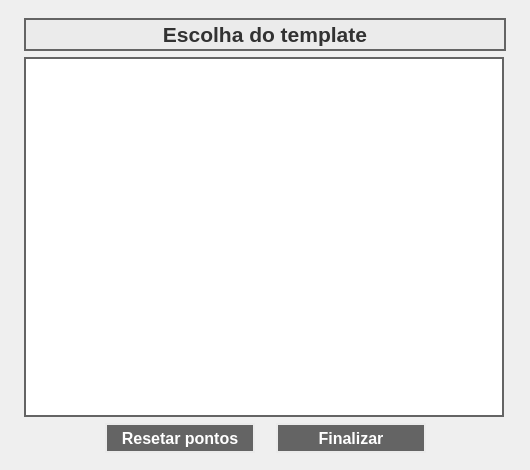
<?xml version="1.0" encoding="UTF-8"?>
<ui version="4.0">
 <class>Dialog</class>
 <widget class="QDialog" name="Dialog">
  <property name="geometry">
   <rect>
    <x>0</x>
    <y>0</y>
    <width>530</width>
    <height>470</height>
   </rect>
  </property>
  <property name="sizePolicy">
   <sizepolicy hsizetype="Fixed" vsizetype="Fixed">
    <horstretch>0</horstretch>
    <verstretch>0</verstretch>
   </sizepolicy>
  </property>
  <property name="minimumSize">
   <size>
    <width>500</width>
    <height>400</height>
   </size>
  </property>
  <property name="maximumSize">
   <size>
    <width>530</width>
    <height>470</height>
   </size>
  </property>
  <property name="windowTitle">
   <string>Dialog</string>
  </property>
  <widget class="QWidget" name="">
   <property name="geometry">
    <rect>
     <x>24</x>
     <y>18</y>
     <width>482</width>
     <height>435</height>
    </rect>
   </property>
   <layout class="QVBoxLayout" name="verticalLayout">
    <item>
     <widget class="QLabel" name="label_33">
      <property name="font">
       <font>
        <pointsize>16</pointsize>
        <weight>75</weight>
        <bold>true</bold>
       </font>
      </property>
      <property name="styleSheet">
       <string notr="true">background-color: rgb(235, 235, 235);
color: rgb(50, 50, 50);
border-color: rgb(100, 100, 100);
border-width : 2px;
border-style:solid;</string>
      </property>
      <property name="text">
       <string>Escolha do template</string>
      </property>
      <property name="alignment">
       <set>Qt::AlignCenter</set>
      </property>
     </widget>
    </item>
    <item>
     <widget class="QGraphicsView" name="graphics_view">
      <property name="sizePolicy">
       <sizepolicy hsizetype="Fixed" vsizetype="Fixed">
        <horstretch>0</horstretch>
        <verstretch>0</verstretch>
       </sizepolicy>
      </property>
      <property name="minimumSize">
       <size>
        <width>480</width>
        <height>360</height>
       </size>
      </property>
      <property name="maximumSize">
       <size>
        <width>480</width>
        <height>360</height>
       </size>
      </property>
      <property name="styleSheet">
       <string notr="true">border-color: rgb(100, 100, 100);
border-width : 2px;
border-style:solid;</string>
      </property>
      <property name="alignment">
       <set>Qt::AlignRight|Qt::AlignTrailing|Qt::AlignVCenter</set>
      </property>
     </widget>
    </item>
    <item>
     <layout class="QHBoxLayout" name="horizontalLayout">
      <item>
       <spacer name="horizontalSpacer">
        <property name="orientation">
         <enum>Qt::Horizontal</enum>
        </property>
        <property name="sizeHint" stdset="0">
         <size>
          <width>40</width>
          <height>20</height>
         </size>
        </property>
       </spacer>
      </item>
      <item>
       <widget class="QPushButton" name="reset_push_button">
        <property name="sizePolicy">
         <sizepolicy hsizetype="Preferred" vsizetype="Fixed">
          <horstretch>0</horstretch>
          <verstretch>0</verstretch>
         </sizepolicy>
        </property>
        <property name="minimumSize">
         <size>
          <width>150</width>
          <height>30</height>
         </size>
        </property>
        <property name="maximumSize">
         <size>
          <width>150</width>
          <height>30</height>
         </size>
        </property>
        <property name="font">
         <font>
          <pointsize>12</pointsize>
          <weight>75</weight>
          <bold>true</bold>
         </font>
        </property>
        <property name="styleSheet">
         <string notr="true">background-color: rgb(100, 100, 100);
color: rgb(255, 255, 255);
border-color: rgb(235, 235, 235);
border-width : 2px;
border-style:solid;</string>
        </property>
        <property name="text">
         <string>Resetar pontos</string>
        </property>
       </widget>
      </item>
      <item>
       <spacer name="horizontalSpacer_3">
        <property name="orientation">
         <enum>Qt::Horizontal</enum>
        </property>
        <property name="sizeType">
         <enum>QSizePolicy::Fixed</enum>
        </property>
        <property name="sizeHint" stdset="0">
         <size>
          <width>15</width>
          <height>20</height>
         </size>
        </property>
       </spacer>
      </item>
      <item>
       <widget class="QPushButton" name="finish_push_button">
        <property name="enabled">
         <bool>false</bool>
        </property>
        <property name="sizePolicy">
         <sizepolicy hsizetype="Fixed" vsizetype="Fixed">
          <horstretch>0</horstretch>
          <verstretch>0</verstretch>
         </sizepolicy>
        </property>
        <property name="minimumSize">
         <size>
          <width>150</width>
          <height>30</height>
         </size>
        </property>
        <property name="maximumSize">
         <size>
          <width>150</width>
          <height>30</height>
         </size>
        </property>
        <property name="sizeIncrement">
         <size>
          <width>150</width>
          <height>30</height>
         </size>
        </property>
        <property name="font">
         <font>
          <pointsize>12</pointsize>
          <weight>75</weight>
          <bold>true</bold>
         </font>
        </property>
        <property name="styleSheet">
         <string notr="true">background-color: rgb(100, 100, 100);
color: rgb(255, 255, 255);
border-color: rgb(235, 235, 235);
border-width : 2px;
border-style:solid;</string>
        </property>
        <property name="text">
         <string>Finalizar</string>
        </property>
       </widget>
      </item>
      <item>
       <spacer name="horizontalSpacer_2">
        <property name="orientation">
         <enum>Qt::Horizontal</enum>
        </property>
        <property name="sizeHint" stdset="0">
         <size>
          <width>40</width>
          <height>20</height>
         </size>
        </property>
       </spacer>
      </item>
     </layout>
    </item>
   </layout>
  </widget>
 </widget>
 <resources/>
 <connections/>
</ui>
